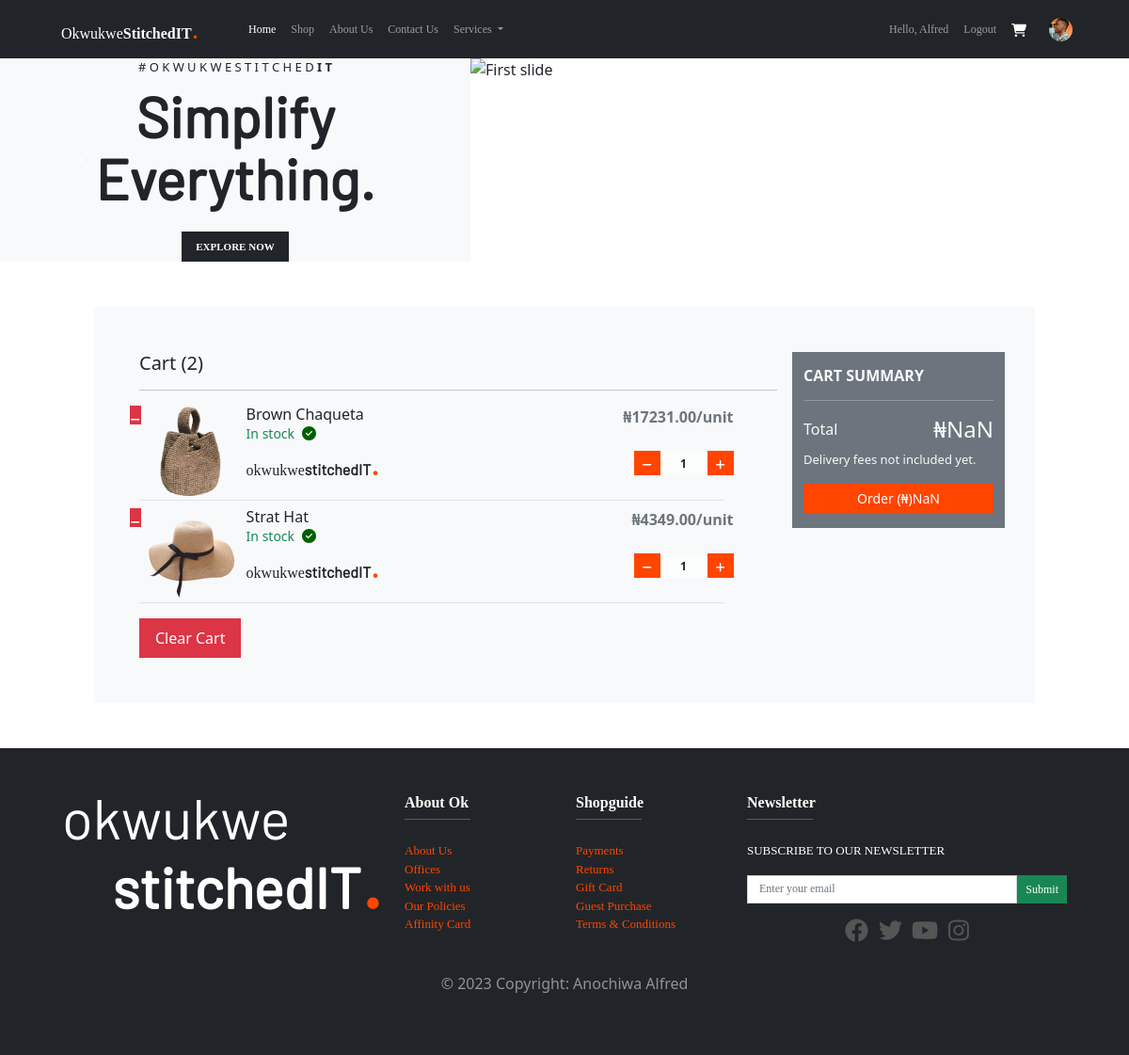
Screenshot of /cart/1 (signed in) with the database file from the repository.
### accounts/models.py (models this page shows, shortened)
class MyUser(AbstractBaseUser):
    GENDER = (
        ('Male', 'Male'),
        ('Female', 'Female')
    )
    id = models.AutoField(primary_key=True)
    email = models.EmailField(verbose_name='Email Address', max_length=255, unique=True)
    username = models.CharField(max_length=150, unique=True)
    first_name = models.CharField(max_length=150)
    last_name = models.CharField(max_length=150)
    phone = models.CharField(max_length=20)
    gender = models.CharField(max_length=6, choices=GENDER, blank=False)
    password = models.CharField(max_length=100, blank=False)
    profile_pics = models.ImageField(upload_to='profile_pics/', blank=True, null=True)
    is_active = models.BooleanField(default=True)
    is_admin = models.BooleanField(default=False)
    cart = models.ManyToManyField('orderitems.OrderItem', blank=True, related_name='cart')
    orderHistory = models.ForeignKey('orderhistory.OrderHistory', blank=True, null=True, on_delete=models.CASCADE, related_name='order_history')
    wishList = models.ManyToManyField('products.Product', blank=True, related_name='wishList')
    newsLetterSub = models.BooleanField(verbose_name='Subscription Status',default=False, blank=True, null=False)
    newsLetterEmail = models.EmailField(max_length=255, unique=True, blank=True, null=True)
    objects = MyUserManager()
    USERNAME_FIELD = 'username'
    REQUIRED_FIELDS = ['email']
    class Meta:
        verbose_name = 'User'

### orderitems/models.py (models this page shows, shortened)
class OrderItem(models.Model):
    id = models.AutoField(primary_key=True)
    product = models.ForeignKey('products.Product', on_delete=models.CASCADE, related_name='product')
    quantity = models.IntegerField(blank=True, default=1)
    date_added = models.DateTimeField(auto_now_add=True)
    def __str__(self):
        return self.product.name
    class Meta:
        verbose_name = 'Order Item'
        verbose_name_plural = 'Order Items'

### products/models.py (models this page shows, shortened)
class Product(models.Model):
    productID = models.AutoField(primary_key=True)
    name = models.CharField(max_length=255)
    description = models.TextField(blank=True, default='Description')
    price = models.DecimalField(max_digits=8, decimal_places=2)
    discount = models.BooleanField(default=False, null=True, blank=True)
    discountedPrice = models.DecimalField(max_digits=8, decimal_places=2, null=True, blank=True, default=0)
    image = models.ImageField(upload_to='product_images/')
    available = models.BooleanField(default=False)
    quantityAvailable = models.IntegerField()

### app/views.py (the view)
# urls.py: path('cart/<int:id>', views.cart, name='cart'),
@login_required()
def cart(request, id):
    user = MyUser.objects.get(pk=id)
    if request.user != user:
        return HttpResponseForbidden()
    else:
        cartList = user.cart.all()
        context = {
            'cartList':cartList,
        }
        return render(request, 'cart.html', context)

### app/templates/cart.html (shortened to what this page needs)
{% extends 'base.html' %}
{% load static %}
{% block content %}
<form class="col-10 mx-auto mt-5 p-5 bg-light d-flex" method="POST" action="{{user.id}}/order">
    {% if cartList.count == 0 %}
    <div class="col-10 text-center mx-auto">
        <img src="{% static 'icons/cart.png' %}" alt="" width="50px">
        <p class="h6">Your cart is empty!</p>
        <p class="f7">Browse our collection and discover our best deals.&#128526;</p>
        <a name="" id="" class="btn btn-warning btn-sm mt-1 car-btn" href="../../../" role="button">EXPLORE NOW</a>
    </div>
    {% else %}
    <div class="col-9">
        <p class="h5">Cart ({{cartList.count}})</p>
        <hr class="hr">
        <div class="col-12">
            {% for item in cartList %}
            <div class="col-11 my-2 border-bottom d-flex justify-content-center">
                <a href="../../../remove-from-cart/{{user.id}}/{{item.id}}" title="Remove from Cart" class="rounded-0 btn btn-danger px-0 py-0 fl" style="height: 20px; width:20px;">
                    <svg width="10px" fill="white" xmlns="http://www.w3.org/2000/svg" viewBox="0 0 448 512"><path d="M416 256c0 17.7-14.3 32-32 32L32 288c-17.7 0-32-14.3-32-32s14.3-32 32-32l352 0c17.7 0 32 14.3 32 32z"/></svg>
                </a>
                <div class="col-2 d-flex align-items-center justify-content-center">
                    <img src="{{item.product.image.url}}" alt="" height="100px">
                </div>
                <div class="col-4 ms-2">
                    <p class="my-0 h6">{{item}}</p>
                    <p class="small my-0 text-success d-flex justify-content-start align-items-center">In stock
                    </p>
                    <p class="ubuntu my-0"><span class="fw-light">okwukwe</span><span class="barlow fw-bolder">stitchedIT<span class="" style="font-size:30px; color:orangered;">.</span></span></p>
                </div>
                <div class="col-6">
                    <div class="col-12 text-end fw-bolder text-secondary">&#8358;<span class="item-price" id="item{{item.id}}-price" name="item{{item.id}}"><span class="actual-price">{{item.product.price}}</span>/unit</span></div>
                    <div class="col-12 mt-4 counter d-flex justify-content-end align-items-center">
                        <a title="Decrease" id="d-{{item.id}}" class="rounded-0 sh tooltip-test btn btn-fire px-2 py-0 align-items-center" onclick="decrease({{item.id}})">
                            <svg width="10px" fill="white" xmlns="http://www.w3.org/2000/svg" viewBox="0 0 448 512"><path d="M416 256c0 17.7-14.3 32-32 32L32 288c-17.7 0-32-14.3-32-32s14.3-32 32-32l352 0c17.7 0 32 14.3 32 32z"/></svg>
                        </a>
                        <input  class="rounded-0 form-control border-none text-center fw-bold item-quantity" data-user="{{user.id}}" data-product="{{item.id}}" data-quantity="{{item.product.quantityAvailable}}" style="font-size:12px; border:none; background-color:rgba(255, 255, 255, 0.377); height: 26px; width:50px;" id="{{item.id}}" name="{{item.id}}" type="text" value="1" aria-label="">
                        <a title="Increase" id="i-{{item.id}}" class="rounded-0 sh tooltip-test btn btn-fire px-2 py-0 align-items-center" onclick="increase({{item.id}})">
                            <svg width="10px" fill="white" xmlns="http://www.w3.org/2000/svg" viewBox="0 0 448 512"><path d="M240 80c0-17.7-14.3-32-32-32s-32 14.3-32 32V224H32c-17.7 0-32 14.3-32 32s14.3 32 32 32H176V432c0 17.7 14.3 32 32 32s32-14.3 32-32V288H384c17.7 0 32-14.3 32-32s-14.3-32-32-32H240V80z"/></svg>
                        </a>
                    </div>
                </div>
            </div>
            {% endfor %}
            <div>
                <a href="../../../clear-cart/{{user.id}}" title="Clear Cart" class="rounded-0 btn btn-danger px-3 py-2 mt-2 fl">
                    Clear Cart
                </a>
            </div>
        </div>
    </div>
    <div class="col-3 ms-3 bg-secondary text-light container py-3 h-25">
        <p class="h6 fw-bold">CART SUMMARY</p>
        <hr class="hr">
        <div class="col-12 d-flex justify-content-between align-items-center">
            <p class="h6">Total</p>
            <p class="h4">&#8358;<span id="total"></span></p>
        </div>
        <p class="small f7">Delivery fees not included yet.</p>
        <button type="submit" class="btn btn-fire btn-sm rounded-0 w-100">Order (&#8358;)<span id="order-btn"></span></button>
    </div>
    {% endif %}
</form>
{% endblock %}

### app/templates/base.html (shortened to what this page needs)
{% load static %}
<!DOCTYPE html>
<html lang="en">
<head>
    <link rel="stylesheet" href="{% static 'css/bootstrapi.min.css' %}">
    <link rel="stylesheet" href="https://cdnjs.cloudflare.com/ajax/libs/animate.css/4.1.1/animate.min.css">
    <link rel="stylesheet" href="{% static 'css/main.css' %}">
</head>
<body>
    <nav class="navbar navbar-expand-sm navbar-dark bg-dark sticky-top">
          <div class="container-fluid mx-5">
            <a class="navbar-brand col-2" href="../../../">
                <span class="h6">Okwukwe<span class="fw-bold">StitchedIT</span><span class="" style="font-size:30px; color:orangered;">.</span></span>
            </a>
            <div class="collapse navbar-collapse" id="collapsibleNavId">
                <ul class="navbar-nav me-auto mt-2 mt-lg-0 col-8 ">
                    <li class="nav-item">
                        <a class="nav-link active" href="../../../" aria-current="page">Home <span class="visually-hidden">(current)</span></a>
                    </li>
                    <li class="nav-item">
                        <a class="nav-link" href="../../../#shop">Shop</a>
                    </li>
                    <li class="nav-item">
                        <a class="nav-link" href="../../../about">About Us</a>
                    </li>
                    <li class="nav-item">
                        <a class="nav-link" href="../../../contact">Contact Us</a>
                    </li>
                    <li class="nav-item dropdown">
                        <a class="nav-link dropdown-toggle" href="#" id="navbarDropdown" role="button" data-bs-toggle="dropdown" aria-haspopup="true" aria-expanded="false">
                          Services
                        </a>
                    </li>
                </ul>
                <div class="col-3 d-flex justify-content-end align-items-center">
                    <ul class="text-light navbar-nav mt-2 mt-lg-0  d-flex justify-content-end align-items-center">
                        {% if user.is_authenticated %}
                        <li class="nav-item nav-link"> Hello, {{ user.first_name }}</li>
                        <li class="nav-item">
                            <a class="nav-link" href="../../../accounts/logout">Logout</a>
                        </li>
                        <a href="../../../cart/{{user.id}}" class="text-decoration-none ms-2">
                        </a>
                        <a href="../../../accounts/profile" class="text-decoration-none ms-4 ">
                            <img src="{{user.profile_pics.url}}" width="25px" alt="" class="rounded-circle">
                        </a>
                        {% endif %}
                    </ul>
                </div>
            </div>
      </div>
    </nav>
        <div id="carouselExampleIndicators" class="carousel slide" data-bs-ride="carousel">
            <div class="carousel-indicators">
                <button type="button" data-bs-target="#carouselExampleIndicators" data-bs-slide-to="0" class="active" aria-current="true" aria-label="Slide 1"></button>
                <button type="button" data-bs-target="#carouselExampleIndicators" data-bs-slide-to="1" aria-label="Slide 2"></button>
                <button type="button" data-bs-target="#carouselExampleIndicators" data-bs-slide-to="2" aria-label="Slide 3"></button>
            </div>
            <div class="carousel-inner">
              <div class="carousel-item active">
                <div class="col-12 d-flex">
                    <div class="col-5 bg-light d-flex align-items-center">
                        <div class="text-center m-auto">
                            <p class="light-text mb-3 animate__animated animate__fadeInUp "># O K W U K W E S T I T C H E D <strong>I T</strong></p>
                            <p class="hx animate__animated animate__fadeInUp ">Simplify</p>
                            <p class="hx animate__animated animate__fadeInUp ">Everything.</p>
                            <a name="" id="" class="btn btn-dark btn-sm mt-3 car-btn animate__animated animate__fadeInUp " href="../../../" role="button">EXPLORE NOW</a>
                        </div>
                    </div>
                    <div class="col-7">
                        <img class="d-block w-100" src="{% static 'images/wall1.jpg' %}" alt="First slide">
                    </div>
                </div>
              </div>
            </div>
            <button class="carousel-control-prev" type="button" data-bs-target="#carouselExampleIndicators" data-bs-slide="prev">
                <span class="carousel-control-prev-icon" aria-hidden="true"></span>
            </button>
            <button class="carousel-control-next" type="button" data-bs-target="#carouselExampleIndicators" data-bs-slide="next">
                <span class="carousel-control-next-icon" aria-hidden="true"></span>
            </button>
          </div>
          {% block content %}
          {% endblock %}
    <footer class="page-footer font-small blue-grey bg-dark text-white d-flex justify-content-center mt-5 py-5">
        <div class="container row d-flex justify-content-center">
            <div class="col-4">
                <p class="hy float-start">okwukwe</p>
                <p class="hx float-end d-flex align-items-baseline">stitchedIT<span class="ms-0 float-end" style="font-size:80px; color:orangered;">.</span></p>
            </div>
            <div class="col-2 ubuntu">
                <p class="h6 fw-bold">About Ok</p>
                <hr class="teal mt-0 d-inline-block" style="width: 70px;">
                <ul class="footer-list mt-0 list-unstyled">
                    <a href="../../../about"><li>About Us</li></a>
                    <a href="../../../#"><li>Offices</li></a>
                    <a href="../../../#"><li>Work with us</li></a>
                    <a href="../../../#"><li>Our Policies</li></a>
                    <a href="../../../#"><li>Affinity Card</li></a>
                </ul>
            </div>
            <div class="col-2 ubuntu">
                <p class="h6 fw-bold">Shopguide</p>
                <hr class="teal mt-0 d-inline-block" style="width: 70px;">
                <ul class="footer-list mt-0 list-unstyled">
                    <a href="../../../#"><li>Payments</li></a>
                    <a href="../../../#"><li>Returns</li></a>
                    <a href="../../../#"><li>Gift Card</li></a>
                    <a href="../../../#"><li>Guest Purchase</li></a>
                    <a href="../../../#"><li>Terms & Conditions</li></a>
                </ul>
            </div>
            <div class="col-4 ubuntu">
                <p class="h6 fw-bold">Newsletter</p>
                <hr class="teal mt-0 d-inline-block" style="width: 70px;">
                <ul class="footer-list mt-0 list-unstyled">
                    <li class="animate__animated animate__pulse animate__infinite animate__slow">SUBSCRIBE TO OUR NEWSLETTER</li>
                    <form action="../../../accounts/subscribe" method="POST">
                        <div class="mt-3 d-flex justify-content-center align-items-center">
                            <input type="email" style="font-size:12px; height: 30px;" class="form-control rounded-0" name="newsLetterEmail" id="newsLetterEmail" aria-describedby="emailHelpId" placeholder="Enter your email">
                            <button type="submit" style="font-size:12px; height: 30px;" class="btn btn-success btn-sm rounded-0">Submit</button>
                        </div>
                    </form>
                    <div class="footer-links d-flex justify-content-center align-items-center ">
                        <ul class="d-flex justify-content-center align-items-center mt-3 col-5 list-unstyled">
                            <a href="https://facebook.com/anochiwaa" class="mx-auto rounded-circle footer-link-icon">
                                <li>
                                </li>
                            </a>
                            <a href="https://twitter.com/cryptalz" class="mx-auto rounded-circle footer-link-icon">
                                <li>
                                </li>
                            </a>
                            <a href="#" class="mx-auto rounded-circle footer-link-icon">
                                <li>
                                </li>
                            </a>
                            <a href="https://instagram.com/alf_._ie" class="mx-auto rounded-circle footer-link-icon">
                                <li>
                                </li>
                            </a>
                        </ul>
                    </div>
                </ul>
            </div>
            <div class="footer-copyright text-center text-white-50 py-3 col-12">
                © 2023 Copyright: Anochiwa Alfred
            </div>
        </div>
    </footer>
</body>
</html>

### rows the page displays
MyUser: first_name "Alfred", profile_pics (picture), id "1"
OrderItem: product.image (picture), product.name "Brown Chaqueta", product.price "17231.00"
OrderItem: product.image (picture), product.name "Strat Hat", product.price "4349.00"

### other values shown
{{ cartList.count }} "2"
